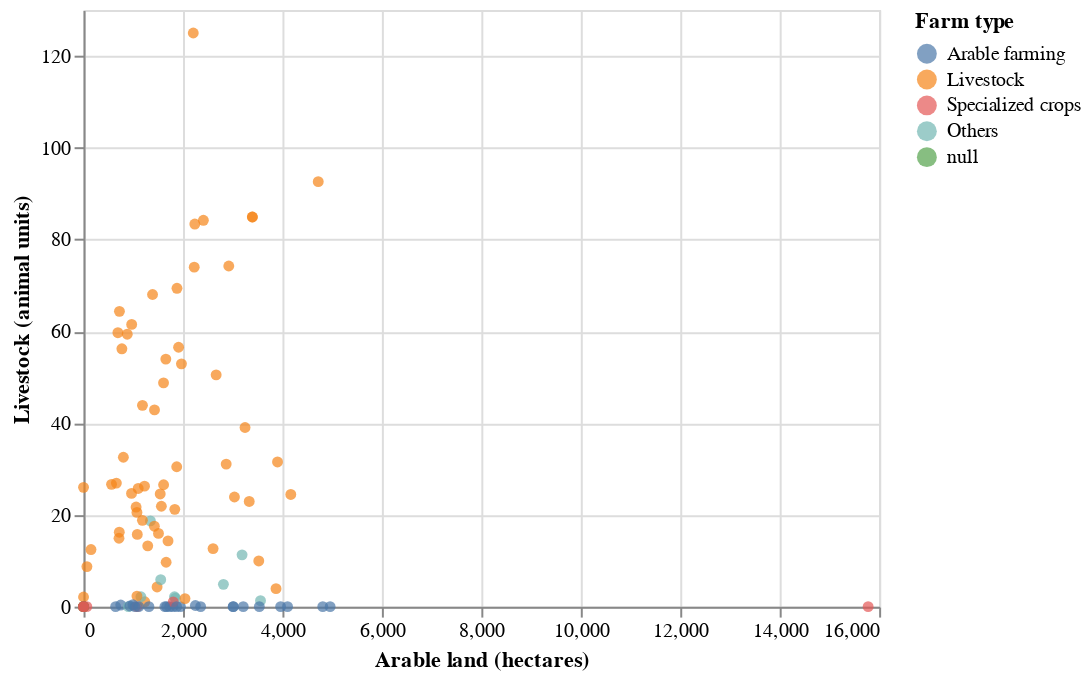

The cell this chart's notebook holds for it:
### Code cell
chart_land_vs_livestock = alt.Chart(df).mark_circle().encode(
    x=alt.X('arable_land', axis=alt.Axis(title='Arable land (hectares)')),
    y=alt.Y('animal_unit', axis=alt.Axis(title='Livestock (animal units)')),
    color=alt.Color('farmtype', legend=alt.Legend(title='Farm type'), sort=['Arable farming', 'Livestock', 'Specialized crops', 'Other', 'null'])
)
chart_land_vs_livestock
